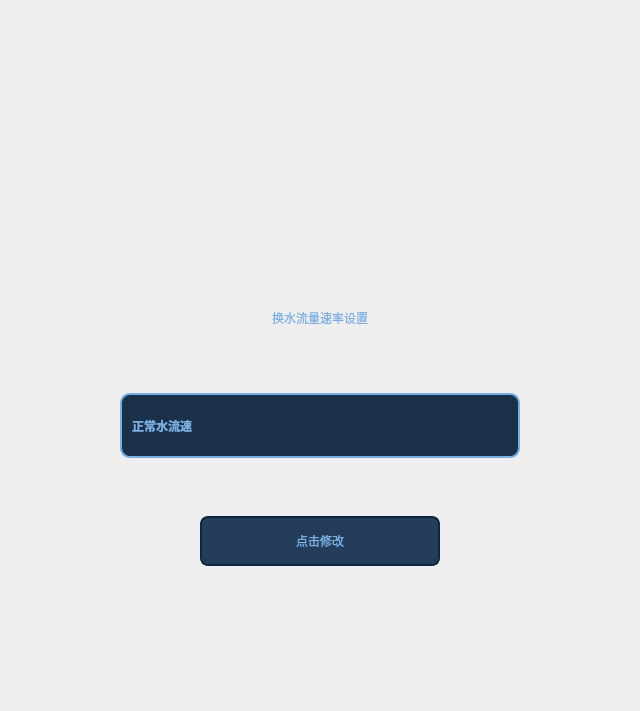
                      <widget class="QWidget" name="WDrightWidget_2" native="true">
                       <layout class="QVBoxLayout" name="verticalLayout_23">
                        <item>
                         <widget class="QWidget" name="widget_13" native="true">
                          <property name="minimumSize">
                           <size>
                            <width>0</width>
                            <height>150</height>
                           </size>
                          </property>
                          <property name="maximumSize">
                           <size>
                            <width>16777215</width>
                            <height>150</height>
                           </size>
                          </property>
                          <layout class="QHBoxLayout" name="horizontalLayout_22">
                           <property name="spacing">
                            <number>0</number>
                           </property>
                           <property name="leftMargin">
                            <number>0</number>
                           </property>
                           <property name="topMargin">
                            <number>30</number>
                           </property>
                           <property name="rightMargin">
                            <number>0</number>
                           </property>
                           <property name="bottomMargin">
                            <number>0</number>
                           </property>
                           <item>
                            <spacer name="horizontalSpacer_38">
                             <property name="orientation">
                              <enum>Qt::Horizontal</enum>
                             </property>
                             <property name="sizeHint" stdset="0">
                              <size>
                               <width>159</width>
                               <height>20</height>
                              </size>
                             </property>
                            </spacer>
                           </item>
                           <item>
                            <widget class="SlideButtonLib" name="btn_WaterlevelAuto" native="true">
                             <property name="minimumSize">
                              <size>
                               <width>300</width>
                               <height>100</height>
                              </size>
                             </property>
                             <property name="maximumSize">
                              <size>
                               <width>300</width>
                               <height>100</height>
                              </size>
                             </property>
                             <property name="styleSheet">
                              <string notr="true">QWidget
{
color: rgb(122, 175, 227);
font-weight:bold;
}</string>
                             </property>
                            </widget>
                           </item>
                           <item>
                            <spacer name="horizontalSpacer_39">
                             <property name="orientation">
                              <enum>Qt::Horizontal</enum>
                             </property>
                             <property name="sizeHint" stdset="0">
                              <size>
                               <width>159</width>
                               <height>20</height>
                              </size>
                             </property>
                            </spacer>
                           </item>
                          </layout>
                         </widget>
                        </item>
                        <item>
                         <spacer name="verticalSpacer_5">
                          <property name="orientation">
                           <enum>Qt::Vertical</enum>
                          </property>
                          <property name="sizeHint" stdset="0">
                           <size>
                            <width>20</width>
                            <height>117</height>
                           </size>
                          </property>
                         </spacer>
                        </item>
                        <item>
                         <widget class="QWidget" name="widget_14" native="true">
                          <property name="minimumSize">
                           <size>
                            <width>0</width>
                            <height>300</height>
                           </size>
                          </property>
                          <property name="maximumSize">
                           <size>
                            <width>16777215</width>
                            <height>300</height>
                           </size>
                          </property>
                          <property name="styleSheet">
                           <string notr="true">QLabel
{
font: 13pt &quot;楷体&quot;;
color: rgb(122, 175, 227);
}</string>
                          </property>
                          <layout class="QVBoxLayout" name="verticalLayout_24">
                           <item>
                            <widget class="QLabel" name="label_11">
                             <property name="minimumSize">
                              <size>
                               <width>0</width>
                               <height>50</height>
                              </size>
                             </property>
                             <property name="styleSheet">
                              <string notr="true">font: 18pt &quot;楷体&quot;;</string>
                             </property>
                             <property name="text">
                              <string>换水流量速率设置</string>
                             </property>
                             <property name="alignment">
                              <set>Qt::AlignCenter</set>
                             </property>
                            </widget>
                           </item>
                           <item>
                            <spacer name="verticalSpacer_6">
                             <property name="orientation">
                              <enum>Qt::Vertical</enum>
                             </property>
                             <property name="sizeHint" stdset="0">
                              <size>
                               <width>20</width>
                               <height>36</height>
                              </size>
                             </property>
                            </spacer>
                           </item>
                           <item>
                            <widget class="QWidget" name="widget_15" native="true">
                             <layout class="QHBoxLayout" name="horizontalLayout_23">
                              <property name="spacing">
                               <number>0</number>
                              </property>
                              <property name="leftMargin">
                               <number>0</number>
                              </property>
                              <property name="topMargin">
                               <number>0</number>
                              </property>
                              <property name="rightMargin">
                               <number>0</number>
                              </property>
                              <property name="bottomMargin">
                               <number>0</number>
                              </property>
                              <item>
                               <spacer name="horizontalSpacer_40">
                                <property name="orientation">
                                 <enum>Qt::Horizontal</enum>
                                </property>
                                <property name="sizeHint" stdset="0">
                                 <size>
                                  <width>40</width>
                                  <height>20</height>
                                 </size>
                                </property>
                               </spacer>
                              </item>
                              <item>
                               <widget class="QComboBox" name="comboBox">
                                <property name="minimumSize">
                                 <size>
                                  <width>400</width>
                                  <height>65</height>
                                 </size>
                                </property>
                                <property name="maximumSize">
                                 <size>
                                  <width>400</width>
                                  <height>65</height>
                                 </size>
                                </property>
                                <property name="layoutDirection">
                                 <enum>Qt::LeftToRight</enum>
                                </property>
                                <property name="styleSheet">
                                 <string notr="true">/*QCombobox主体*/
QComboBox {
	font: 30pt &quot;楷体&quot;;
	font-weight:bold;
	color: rgb(122, 175, 227);
    border: 2px solid rgb(122,175,227);/*设置线宽*/
	background-color: rgb(27, 49, 73);/*背景颜色*/
    border-radius: 10px;/*圆角*/
    padding: 1px 2px 1px 2px;  /*针对于组合框中的文本内容*/
	text-align:bottom;
    min-width: 9em;   /*# 组合框的最小宽度*/
    /*min-height: 5em;*/
	border-style:solid;/*边框为实线型*/
	border-width:2px;/*边框宽度*/
	border-color:rgb(122,175,227);/*边框颜色*/
	padding-left: 10px;/*左侧边距*/
}
/*QCombobox右侧按钮*/
QComboBox::drop-down {
    subcontrol-origin: padding;
    subcontrol-position: top right;/*放于右方顶部*/
    width: 50px;/*设置按钮范围宽度*/
    border-top-right-radius: 3px;/*设置边框圆角*/
    border-bottom-right-radius: 3px;
/*padding-right: 50px;*/
}
/*QCombobox右侧按钮的箭头图标*/
QComboBox::down-arrow {
	border-image: url(:/ptr/downJT.png);/*自定义图片填充*/
	width: 18px;/*设置该图标的宽高*/
	height: 18px;
}
/*QCombobox右侧按钮的箭头图标*/
QComboBox::down-arrow::on {
	border-image: url(:/ptr/upJT.png);/*自定义图片填充*/
	width: 18px;/*设置该图标的宽高*/
	height: 18px;
}


/* 下拉后，整个下拉窗体样式 */
QComboBox QAbstractItemView {
	font: 13pt &quot;楷体&quot;;
    border: 2px solid rgb(202, 221, 245);/*边框宽度、线形、颜色*/
	/*背景颜色*/
	background-color: rgba(36, 61, 91,0.8);
    border-radius: 10px;/*圆角*/
    padding: 1px 2px 1px 2px;  /*针对于组合框中的文本内容*/
    min-width: 12em;   /*# 组合框的最小宽度*/
}

/* 下拉后，整个下拉窗体每项的样式 */
QComboBox QAbstractItemView::item {
	font: 13pt &quot;楷体&quot;;
	color: rgb(122, 175, 227);
	border-radius: 10px;/*圆角*/
    height: 30px;   /* 项的高度（设置pComboBox-&gt;setView(new QListView());后，该项才起作用） */
	background-color: rgba(36, 61, 91,0.3);

}

/*以下部分不知为何不生效，有待调试*/
/* 下拉后，整个下拉窗体越过每项的样式 */
QComboBox QAbstractItemView::item:hover {
    color: #FFFFF0;
	font: 13pt &quot;楷体&quot;;
	color: rgb(122, 175, 227);
       /* 整个下拉窗体越过每项的背景色 */
	background-color: rgb(98, 0, 255);
}

/* 下拉后，整个下拉窗体被选择的每项的样式 */
QComboBox QAbstractItemView::item:selected {
    color: #FFFFF0;
	font: 13pt &quot;楷体&quot;;
	color: rgb(122, 175, 227);
	background-color: rgb(0, 85, 200);
}
</string>
                                </property>
                                <property name="insertPolicy">
                                 <enum>QComboBox::InsertAtBottom</enum>
                                </property>
                                <property name="sizeAdjustPolicy">
                                 <enum>QComboBox::AdjustToContentsOnFirstShow</enum>
                                </property>
                                <property name="duplicatesEnabled">
                                 <bool>false</bool>
                                </property>
                                <item>
                                 <property name="text">
                                  <string>正常水流速</string>
                                 </property>
                                </item>
                                <item>
                                 <property name="text">
                                  <string>低水流速</string>
                                 </property>
                                </item>
                                <item>
                                 <property name="text">
                                  <string>中水流速</string>
                                 </property>
                                </item>
                                <item>
                                 <property name="text">
                                  <string>高水流速</string>
                                 </property>
                                </item>
                               </widget>
                              </item>
                              <item>
                               <spacer name="horizontalSpacer_42">
                                <property name="orientation">
                                 <enum>Qt::Horizontal</enum>
                                </property>
                                <property name="sizeHint" stdset="0">
                                 <size>
                                  <width>40</width>
                                  <height>20</height>
                                 </size>
                                </property>
                               </spacer>
                              </item>
                             </layout>
                            </widget>
                           </item>
                           <item>
                            <spacer name="verticalSpacer_7">
                             <property name="orientation">
                              <enum>Qt::Vertical</enum>
                             </property>
                             <property name="sizeHint" stdset="0">
                              <size>
                               <width>20</width>
                               <height>36</height>
                              </size>
                             </property>
                            </spacer>
                           </item>
                           <item>
                            <widget class="QWidget" name="widget_16" native="true">
                             <layout class="QHBoxLayout" name="horizontalLayout_24">
                              <item>
                               <spacer name="horizontalSpacer_43">
                                <property name="orientation">
                                 <enum>Qt::Horizontal</enum>
                                </property>
                                <property name="sizeHint" stdset="0">
                                 <size>
                                  <width>157</width>
                                  <height>20</height>
                                 </size>
                                </property>
                               </spacer>
                              </item>
                              <item>
                               <widget class="QPushButton" name="TWKZ_btnTWnum_3">
                                <property name="minimumSize">
                                 <size>
                                  <width>240</width>
                                  <height>50</height>
                                 </size>
                                </property>
                                <property name="maximumSize">
                                 <size>
                                  <width>240</width>
                                  <height>16777215</height>
                                 </size>
                                </property>
                                <property name="styleSheet">
                                 <string notr="true">QPushButton
{
background-color: rgb(36,61,91);
color: rgb(122, 175, 227);
font: 14pt &quot;楷体&quot;;
border-radius:8px;
border:2px solid rgb(13,39,67);
}
QPushButton:hover
{
border:2px solid rgb(122, 175, 227);
font: 16pt &quot;楷体&quot;;
}</string>
                                </property>
                                <property name="text">
                                 <string>点击修改</string>
                                </property>
                               </widget>
                              </item>
                              <item>
                               <spacer name="horizontalSpacer_44">
                                <property name="orientation">
                                 <enum>Qt::Horizontal</enum>
                                </property>
                                <property name="sizeHint" stdset="0">
                                 <size>
                                  <width>156</width>
                                  <height>20</height>
                                 </size>
                                </property>
                               </spacer>
                              </item>
                             </layout>
                            </widget>
                           </item>
                          </layout>
                         </widget>
                        </item>
                        <item>
                         <spacer name="verticalSpacer_8">
                          <property name="orientation">
                           <enum>Qt::Vertical</enum>
                          </property>
                          <property name="sizeHint" stdset="0">
                           <size>
                            <width>20</width>
                            <height>116</height>
                           </size>
                          </property>
                         </spacer>
                        </item>
                       </layout>
                      </widget>
